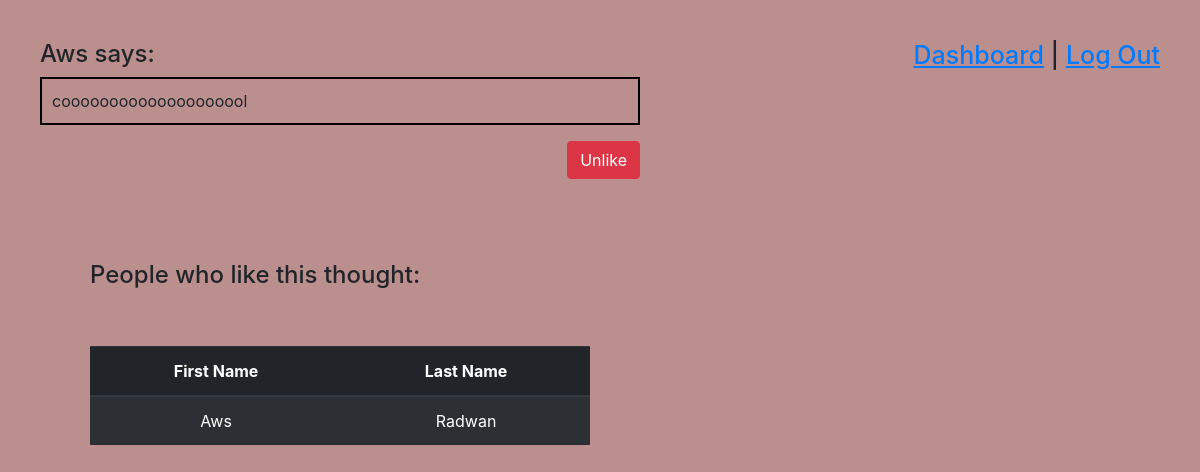
Page /thoughts/4 (signed in) on the committed database.
### belt_app/models.py (models this page shows)
class Post(models.Model):
    post = models.TextField(max_length=1000)
    user = models.ForeignKey(User, related_name="posts", on_delete = models.CASCADE)
    users_liked = models.ManyToManyField(User, related_name="liked_posts")
    created_at = models.DateTimeField(auto_now_add=True)
    updated_at = models.DateTimeField(auto_now=True)

class User(models.Model):
    first_name = models.CharField(max_length=255)
    last_name = models.CharField(max_length=255)
    email = models.TextField(max_length=500)
    password = models.TextField(max_length=500)
    created_at = models.DateTimeField(auto_now_add=True)
    updated_at = models.DateTimeField(auto_now=True)
    objects = UserManager()

### belt_app/views.py (the view)
# urls.py: path('thoughts/<int:id>', views.post_details),
def post_details(request, id):
    if 'id' in request.session:
        data = {
            'posts': Post.objects.all(),
            'users': User.objects.all(),
            'user': User.objects.get(id = request.session['id']),
            'post': Post.objects.get(id = id),
        }
        return render(request, 'post_details.html', data)
    return redirect('/')

### belt_app/templates/post_details.html (shortened to what this page needs)
<!DOCTYPE html>
<html lang="en">
<head>
    <link rel="stylesheet" href="https://maxcdn.bootstrapcdn.com/bootstrap/4.0.0/css/bootstrap.min.css">
</head>
<body>
    <header>
        <article class="pp">
            <h4> {{ post.user.first_name }} says:</h4>
                <div class="pp">
                    <p class="post"> {{post.post}} </p>
                    {% if post not in user.liked_posts.all %}
                        <form action="/like/{{post.id}}" method="POST" class="bbb">
                            {% csrf_token %}
                            <input type="hidden" name="like">
                            <button type="submit" class="btn btn-success">Like</button>
                        </form>
                    {% else %}
                        <form action="/dislike/{{post.id}}" method="POST" class="bbb">
                            <button type="submit" class="btn btn-danger">Unlike</button>
                        </form>
                    {% endif %}
                </div>
        </article>
        <article>
            <h3 id="oo"><a class="zzz" href="/thoughts">Dashboard</a> | <a class="zzz" href="/log_out">Log Out</a></h3>
        </article>
    </header>
    <br><br><br>
    <section>
        <h4>People who like this thought:</h4>
        <br><br>
        <table class="table table-striped table-dark">
            <thead>
                <tr>
                <th scope="col">First Name</th>
                <th scope="col">Last Name</th>
                </tr>
            </thead>
            <tbody>
                {% for x in post.users_liked.all %}
                <tr>
                    <td> {{ x.first_name }} </td>
                    <td> {{ x.last_name }} </td>
                </tr>
                {% endfor %}
            </tbody>
        </table>
    </section>
</body>
</html>

### belt_app/templates/post_details.html (style rules this page uses)
body { background-color: rosybrown; padding: 40px; }
header { display: flex; }
article { flex: 1; }
section { padding: 10px 50px; }
section { width: 600px; }
table { text-align: center; }
.post { width: 600px; padding: 10px; border: 2px solid black; }
.pp { width: 600px; }
.bbb { float: right; }
#oo { float: right; font-size: 25px; }
.zzz { text-decoration: underline; }

### rows in the picture
Post: user.first_name "Aws", post "coooooooooooooooooool"
User: first_name "Aws", last_name "Radwan"
